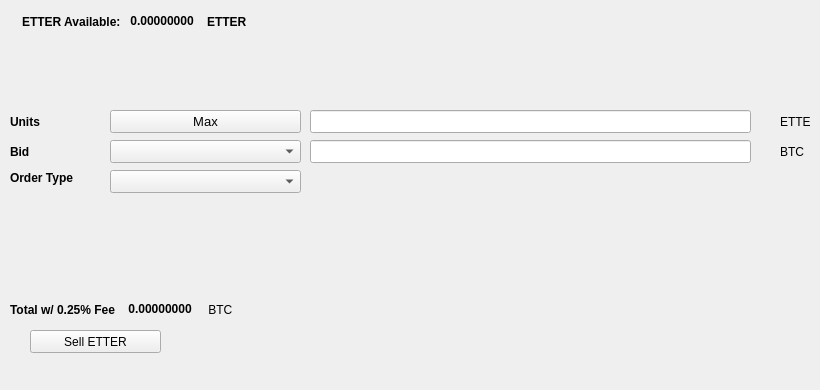
   <widget class="QWidget" name="SellTab">
    <attribute name="title">
     <string>Sell</string>
    </attribute>
    <widget class="QLabel" name="label_16">
     <property name="geometry">
      <rect>
       <x>780</x>
       <y>140</y>
       <width>31</width>
       <height>23</height>
      </rect>
     </property>
     <property name="text">
      <string>BTC</string>
     </property>
    </widget>
    <widget class="QComboBox" name="SellBidcomboBox">
     <property name="geometry">
      <rect>
       <x>110</x>
       <y>140</y>
       <width>191</width>
       <height>23</height>
      </rect>
     </property>
     <property name="font">
      <font>
       <pointsize>10</pointsize>
      </font>
     </property>
    </widget>
    <widget class="QLabel" name="label_18">
     <property name="geometry">
      <rect>
       <x>10</x>
       <y>110</y>
       <width>46</width>
       <height>23</height>
      </rect>
     </property>
     <property name="font">
      <font>
       <weight>75</weight>
       <bold>true</bold>
      </font>
     </property>
     <property name="text">
      <string>Units</string>
     </property>
    </widget>
    <widget class="QPushButton" name="Sell_Max_Amount">
     <property name="geometry">
      <rect>
       <x>110</x>
       <y>110</y>
       <width>191</width>
       <height>23</height>
      </rect>
     </property>
     <property name="font">
      <font>
       <pointsize>10</pointsize>
      </font>
     </property>
     <property name="text">
      <string>Max</string>
     </property>
    </widget>
    <widget class="QLabel" name="label_20">
     <property name="geometry">
      <rect>
       <x>10</x>
       <y>170</y>
       <width>91</width>
       <height>16</height>
      </rect>
     </property>
     <property name="font">
      <font>
       <weight>75</weight>
       <bold>true</bold>
      </font>
     </property>
     <property name="text">
      <string>Order Type</string>
     </property>
    </widget>
    <widget class="QComboBox" name="SellOrdertypeCombo">
     <property name="geometry">
      <rect>
       <x>110</x>
       <y>170</y>
       <width>191</width>
       <height>23</height>
      </rect>
     </property>
     <property name="font">
      <font>
       <pointsize>10</pointsize>
      </font>
     </property>
    </widget>
    <widget class="QLabel" name="label_21">
     <property name="geometry">
      <rect>
       <x>10</x>
       <y>140</y>
       <width>46</width>
       <height>23</height>
      </rect>
     </property>
     <property name="font">
      <font>
       <weight>75</weight>
       <bold>true</bold>
      </font>
     </property>
     <property name="text">
      <string>Bid</string>
     </property>
    </widget>
    <widget class="QLabel" name="label_22">
     <property name="geometry">
      <rect>
       <x>780</x>
       <y>110</y>
       <width>31</width>
       <height>23</height>
      </rect>
     </property>
     <property name="text">
      <string>ETTER</string>
     </property>
    </widget>
    <widget class="QLineEdit" name="UnitsInputETTER">
     <property name="geometry">
      <rect>
       <x>310</x>
       <y>110</y>
       <width>441</width>
       <height>23</height>
      </rect>
     </property>
     <property name="font">
      <font>
       <pointsize>9</pointsize>
       <weight>75</weight>
       <bold>true</bold>
      </font>
     </property>
    </widget>
    <widget class="QLineEdit" name="SellBidPriceEdit">
     <property name="geometry">
      <rect>
       <x>310</x>
       <y>140</y>
       <width>441</width>
       <height>23</height>
      </rect>
     </property>
     <property name="font">
      <font>
       <pointsize>9</pointsize>
       <weight>75</weight>
       <bold>true</bold>
      </font>
     </property>
    </widget>
    <widget class="QPushButton" name="SellETTERBTN">
     <property name="geometry">
      <rect>
       <x>30</x>
       <y>330</y>
       <width>131</width>
       <height>23</height>
      </rect>
     </property>
     <property name="text">
      <string>Sell ETTER</string>
     </property>
     <property name="icon">
      <iconset resource="../etter">
       <normaloff>:/icons/bitcoin</normaloff>:/icons/bitcoin</iconset>
     </property>
    </widget>
    <widget class="QWidget" name="layoutWidget3">
     <property name="geometry">
      <rect>
       <x>22</x>
       <y>12</y>
       <width>258</width>
       <height>19</height>
      </rect>
     </property>
     <layout class="QHBoxLayout" name="horizontalLayout">
      <item>
       <widget class="QLabel" name="label232_2">
        <property name="font">
         <font>
          <weight>75</weight>
          <bold>true</bold>
         </font>
        </property>
        <property name="text">
         <string>ETTER Available:</string>
        </property>
       </widget>
      </item>
      <item>
       <widget class="QLabel" name="ETTERAvailableLabel">
        <property name="palette">
         <palette>
          <active>
           <colorrole role="WindowText">
            <brush brushstyle="SolidPattern">
             <color alpha="255">
              <red>0</red>
              <green>0</green>
              <blue>0</blue>
             </color>
            </brush>
           </colorrole>
           <colorrole role="Button">
            <brush brushstyle="SolidPattern">
             <color alpha="255">
              <red>0</red>
              <green>170</green>
              <blue>0</blue>
             </color>
            </brush>
           </colorrole>
           <colorrole role="Light">
            <brush brushstyle="SolidPattern">
             <color alpha="255">
              <red>0</red>
              <green>255</green>
              <blue>0</blue>
             </color>
            </brush>
           </colorrole>
           <colorrole role="Midlight">
            <brush brushstyle="SolidPattern">
             <color alpha="255">
              <red>0</red>
              <green>212</green>
              <blue>0</blue>
             </color>
            </brush>
           </colorrole>
           <colorrole role="Dark">
            <brush brushstyle="SolidPattern">
             <color alpha="255">
              <red>0</red>
              <green>85</green>
              <blue>0</blue>
             </color>
            </brush>
           </colorrole>
           <colorrole role="Mid">
            <brush brushstyle="SolidPattern">
             <color alpha="255">
              <red>0</red>
              <green>113</green>
              <blue>0</blue>
             </color>
            </brush>
           </colorrole>
           <colorrole role="Text">
            <brush brushstyle="SolidPattern">
             <color alpha="255">
              <red>0</red>
              <green>170</green>
              <blue>0</blue>
             </color>
            </brush>
           </colorrole>
           <colorrole role="BrightText">
            <brush brushstyle="SolidPattern">
             <color alpha="255">
              <red>255</red>
              <green>255</green>
              <blue>255</blue>
             </color>
            </brush>
           </colorrole>
           <colorrole role="ButtonText">
            <brush brushstyle="SolidPattern">
             <color alpha="255">
              <red>0</red>
              <green>0</green>
              <blue>0</blue>
             </color>
            </brush>
           </colorrole>
           <colorrole role="Base">
            <brush brushstyle="SolidPattern">
             <color alpha="255">
              <red>255</red>
              <green>255</green>
              <blue>255</blue>
             </color>
            </brush>
           </colorrole>
           <colorrole role="Window">
            <brush brushstyle="SolidPattern">
             <color alpha="255">
              <red>0</red>
              <green>170</green>
              <blue>0</blue>
             </color>
            </brush>
           </colorrole>
           <colorrole role="Shadow">
            <brush brushstyle="SolidPattern">
             <color alpha="255">
              <red>0</red>
              <green>0</green>
              <blue>0</blue>
             </color>
            </brush>
           </colorrole>
           <colorrole role="AlternateBase">
            <brush brushstyle="SolidPattern">
             <color alpha="255">
              <red>127</red>
              <green>212</green>
              <blue>127</blue>
             </color>
            </brush>
           </colorrole>
           <colorrole role="ToolTipBase">
            <brush brushstyle="SolidPattern">
             <color alpha="255">
              <red>255</red>
              <green>255</green>
              <blue>220</blue>
             </color>
            </brush>
           </colorrole>
           <colorrole role="ToolTipText">
            <brush brushstyle="SolidPattern">
             <color alpha="255">
              <red>0</red>
              <green>0</green>
              <blue>0</blue>
             </color>
            </brush>
           </colorrole>
          </active>
          <inactive>
           <colorrole role="WindowText">
            <brush brushstyle="SolidPattern">
             <color alpha="255">
              <red>0</red>
              <green>0</green>
              <blue>0</blue>
             </color>
            </brush>
           </colorrole>
           <colorrole role="Button">
            <brush brushstyle="SolidPattern">
             <color alpha="255">
              <red>0</red>
              <green>170</green>
              <blue>0</blue>
             </color>
            </brush>
           </colorrole>
           <colorrole role="Light">
            <brush brushstyle="SolidPattern">
             <color alpha="255">
              <red>0</red>
              <green>255</green>
              <blue>0</blue>
             </color>
            </brush>
           </colorrole>
           <colorrole role="Midlight">
            <brush brushstyle="SolidPattern">
             <color alpha="255">
              <red>0</red>
              <green>212</green>
              <blue>0</blue>
             </color>
            </brush>
           </colorrole>
           <colorrole role="Dark">
            <brush brushstyle="SolidPattern">
             <color alpha="255">
              <red>0</red>
              <green>85</green>
              <blue>0</blue>
             </color>
            </brush>
           </colorrole>
           <colorrole role="Mid">
            <brush brushstyle="SolidPattern">
             <color alpha="255">
              <red>0</red>
              <green>113</green>
              <blue>0</blue>
             </color>
            </brush>
           </colorrole>
           <colorrole role="Text">
            <brush brushstyle="SolidPattern">
             <color alpha="255">
              <red>0</red>
              <green>170</green>
              <blue>0</blue>
             </color>
            </brush>
           </colorrole>
           <colorrole role="BrightText">
            <brush brushstyle="SolidPattern">
             <color alpha="255">
              <red>255</red>
              <green>255</green>
              <blue>255</blue>
             </color>
            </brush>
           </colorrole>
           <colorrole role="ButtonText">
            <brush brushstyle="SolidPattern">
             <color alpha="255">
              <red>0</red>
              <green>0</green>
              <blue>0</blue>
             </color>
            </brush>
           </colorrole>
           <colorrole role="Base">
            <brush brushstyle="SolidPattern">
             <color alpha="255">
              <red>255</red>
              <green>255</green>
              <blue>255</blue>
             </color>
            </brush>
           </colorrole>
           <colorrole role="Window">
            <brush brushstyle="SolidPattern">
             <color alpha="255">
              <red>0</red>
              <green>170</green>
              <blue>0</blue>
             </color>
            </brush>
           </colorrole>
           <colorrole role="Shadow">
            <brush brushstyle="SolidPattern">
             <color alpha="255">
              <red>0</red>
              <green>0</green>
              <blue>0</blue>
             </color>
            </brush>
           </colorrole>
           <colorrole role="AlternateBase">
            <brush brushstyle="SolidPattern">
             <color alpha="255">
              <red>127</red>
              <green>212</green>
              <blue>127</blue>
             </color>
            </brush>
           </colorrole>
           <colorrole role="ToolTipBase">
            <brush brushstyle="SolidPattern">
             <color alpha="255">
              <red>255</red>
              <green>255</green>
              <blue>220</blue>
             </color>
            </brush>
           </colorrole>
           <colorrole role="ToolTipText">
            <brush brushstyle="SolidPattern">
             <color alpha="255">
              <red>0</red>
              <green>0</green>
              <blue>0</blue>
             </color>
            </brush>
           </colorrole>
          </inactive>
          <disabled>
           <colorrole role="WindowText">
            <brush brushstyle="SolidPattern">
             <color alpha="255">
              <red>0</red>
              <green>85</green>
              <blue>0</blue>
             </color>
            </brush>
           </colorrole>
           <colorrole role="Button">
            <brush brushstyle="SolidPattern">
             <color alpha="255">
              <red>0</red>
              <green>170</green>
              <blue>0</blue>
             </color>
            </brush>
           </colorrole>
           <colorrole role="Light">
            <brush brushstyle="SolidPattern">
             <color alpha="255">
              <red>0</red>
              <green>255</green>
              <blue>0</blue>
             </color>
            </brush>
           </colorrole>
           <colorrole role="Midlight">
            <brush brushstyle="SolidPattern">
             <color alpha="255">
              <red>0</red>
              <green>212</green>
              <blue>0</blue>
             </color>
            </brush>
           </colorrole>
           <colorrole role="Dark">
            <brush brushstyle="SolidPattern">
             <color alpha="255">
              <red>0</red>
              <green>85</green>
              <blue>0</blue>
             </color>
            </brush>
           </colorrole>
           <colorrole role="Mid">
            <brush brushstyle="SolidPattern">
             <color alpha="255">
              <red>0</red>
              <green>113</green>
              <blue>0</blue>
             </color>
            </brush>
           </colorrole>
           <colorrole role="Text">
            <brush brushstyle="SolidPattern">
             <color alpha="255">
              <red>0</red>
              <green>85</green>
              <blue>0</blue>
             </color>
            </brush>
           </colorrole>
           <colorrole role="BrightText">
            <brush brushstyle="SolidPattern">
             <color alpha="255">
              <red>255</red>
              <green>255</green>
              <blue>255</blue>
             </color>
            </brush>
           </colorrole>
           <colorrole role="ButtonText">
            <brush brushstyle="SolidPattern">
             <color alpha="255">
              <red>0</red>
              <green>85</green>
              <blue>0</blue>
             </color>
            </brush>
           </colorrole>
           <colorrole role="Base">
            <brush brushstyle="SolidPattern">
             <color alpha="255">
              <red>0</red>
              <green>170</green>
              <blue>0</blue>
             </color>
            </brush>
           </colorrole>
           <colorrole role="Window">
            <brush brushstyle="SolidPattern">
             <color alpha="255">
              <red>0</red>
              <green>170</green>
              <blue>0</blue>
             </color>
            </brush>
           </colorrole>
           <colorrole role="Shadow">
            <brush brushstyle="SolidPattern">
             <color alpha="255">
              <red>0</red>
              <green>0</green>
              <blue>0</blue>
             </color>
            </brush>
           </colorrole>
           <colorrole role="AlternateBase">
            <brush brushstyle="SolidPattern">
             <color alpha="255">
              <red>0</red>
              <green>170</green>
              <blue>0</blue>
             </color>
            </brush>
           </colorrole>
           <colorrole role="ToolTipBase">
            <brush brushstyle="SolidPattern">
             <color alpha="255">
              <red>255</red>
              <green>255</green>
              <blue>220</blue>
             </color>
            </brush>
           </colorrole>
           <colorrole role="ToolTipText">
            <brush brushstyle="SolidPattern">
             <color alpha="255">
              <red>0</red>
              <green>0</green>
              <blue>0</blue>
             </color>
            </brush>
           </colorrole>
          </disabled>
         </palette>
        </property>
        <property name="font">
         <font>
          <weight>75</weight>
          <bold>true</bold>
         </font>
        </property>
        <property name="text">
         <string> 0.00000000 </string>
        </property>
        <property name="textInteractionFlags">
         <set>Qt::LinksAccessibleByMouse|Qt::TextSelectableByKeyboard|Qt::TextSelectableByMouse</set>
        </property>
       </widget>
      </item>
      <item>
       <widget class="QLabel" name="labelETTER">
        <property name="font">
         <font>
          <weight>75</weight>
          <bold>true</bold>
         </font>
        </property>
        <property name="text">
         <string>ETTER</string>
        </property>
       </widget>
      </item>
     </layout>
    </widget>
    <widget class="QWidget" name="layoutWidget">
     <property name="geometry">
      <rect>
       <x>10</x>
       <y>300</y>
       <width>268</width>
       <height>19</height>
      </rect>
     </property>
     <layout class="QHBoxLayout" name="horizontalLayout_2">
      <item>
       <widget class="QLabel" name="label_19">
        <property name="font">
         <font>
          <weight>75</weight>
          <bold>true</bold>
         </font>
        </property>
        <property name="text">
         <string>Total w/ 0.25% Fee </string>
        </property>
       </widget>
      </item>
      <item>
       <widget class="QLabel" name="SellCostLabel">
        <property name="palette">
         <palette>
          <active>
           <colorrole role="WindowText">
            <brush brushstyle="SolidPattern">
             <color alpha="255">
              <red>0</red>
              <green>0</green>
              <blue>0</blue>
             </color>
            </brush>
           </colorrole>
           <colorrole role="Button">
            <brush brushstyle="SolidPattern">
             <color alpha="255">
              <red>0</red>
              <green>170</green>
              <blue>0</blue>
             </color>
            </brush>
           </colorrole>
           <colorrole role="Light">
            <brush brushstyle="SolidPattern">
             <color alpha="255">
              <red>0</red>
              <green>255</green>
              <blue>0</blue>
             </color>
            </brush>
           </colorrole>
           <colorrole role="Midlight">
            <brush brushstyle="SolidPattern">
             <color alpha="255">
              <red>0</red>
              <green>212</green>
              <blue>0</blue>
             </color>
            </brush>
           </colorrole>
           <colorrole role="Dark">
            <brush brushstyle="SolidPattern">
             <color alpha="255">
              <red>0</red>
              <green>85</green>
              <blue>0</blue>
             </color>
            </brush>
           </colorrole>
           <colorrole role="Mid">
            <brush brushstyle="SolidPattern">
             <color alpha="255">
              <red>0</red>
              <green>113</green>
              <blue>0</blue>
             </color>
            </brush>
           </colorrole>
           <colorrole role="Text">
            <brush brushstyle="SolidPattern">
             <color alpha="255">
              <red>0</red>
              <green>170</green>
              <blue>0</blue>
             </color>
            </brush>
           </colorrole>
           <colorrole role="BrightText">
            <brush brushstyle="SolidPattern">
             <color alpha="255">
              <red>255</red>
              <green>255</green>
              <blue>255</blue>
             </color>
            </brush>
           </colorrole>
           <colorrole role="ButtonText">
            <brush brushstyle="SolidPattern">
             <color alpha="255">
              <red>0</red>
              <green>0</green>
              <blue>0</blue>
             </color>
            </brush>
           </colorrole>
           <colorrole role="Base">
            <brush brushstyle="SolidPattern">
             <color alpha="255">
              <red>255</red>
              <green>255</green>
              <blue>255</blue>
             </color>
            </brush>
           </colorrole>
           <colorrole role="Window">
            <brush brushstyle="SolidPattern">
             <color alpha="255">
              <red>0</red>
              <green>170</green>
              <blue>0</blue>
             </color>
            </brush>
           </colorrole>
           <colorrole role="Shadow">
            <brush brushstyle="SolidPattern">
             <color alpha="255">
              <red>0</red>
              <green>0</green>
              <blue>0</blue>
             </color>
            </brush>
           </colorrole>
           <colorrole role="AlternateBase">
            <brush brushstyle="SolidPattern">
             <color alpha="255">
              <red>127</red>
              <green>212</green>
              <blue>127</blue>
             </color>
            </brush>
           </colorrole>
           <colorrole role="ToolTipBase">
            <brush brushstyle="SolidPattern">
             <color alpha="255">
              <red>255</red>
              <green>255</green>
              <blue>220</blue>
             </color>
            </brush>
           </colorrole>
           <colorrole role="ToolTipText">
            <brush brushstyle="SolidPattern">
             <color alpha="255">
              <red>0</red>
              <green>0</green>
              <blue>0</blue>
             </color>
            </brush>
           </colorrole>
          </active>
          <inactive>
           <colorrole role="WindowText">
            <brush brushstyle="SolidPattern">
             <color alpha="255">
              <red>0</red>
              <green>0</green>
              <blue>0</blue>
             </color>
            </brush>
           </colorrole>
           <colorrole role="Button">
            <brush brushstyle="SolidPattern">
             <color alpha="255">
              <red>0</red>
              <green>170</green>
              <blue>0</blue>
             </color>
            </brush>
           </colorrole>
           <colorrole role="Light">
            <brush brushstyle="SolidPattern">
             <color alpha="255">
              <red>0</red>
              <green>255</green>
              <blue>0</blue>
             </color>
            </brush>
           </colorrole>
           <colorrole role="Midlight">
            <brush brushstyle="SolidPattern">
             <color alpha="255">
              <red>0</red>
              <green>212</green>
              <blue>0</blue>
             </color>
            </brush>
           </colorrole>
           <colorrole role="Dark">
            <brush brushstyle="SolidPattern">
             <color alpha="255">
              <red>0</red>
              <green>85</green>
              <blue>0</blue>
             </color>
            </brush>
           </colorrole>
           <colorrole role="Mid">
            <brush brushstyle="SolidPattern">
             <color alpha="255">
              <red>0</red>
              <green>113</green>
              <blue>0</blue>
             </color>
            </brush>
           </colorrole>
           <colorrole role="Text">
            <brush brushstyle="SolidPattern">
             <color alpha="255">
              <red>0</red>
              <green>170</green>
              <blue>0</blue>
             </color>
            </brush>
           </colorrole>
           <colorrole role="BrightText">
            <brush brushstyle="SolidPattern">
             <color alpha="255">
              <red>255</red>
              <green>255</green>
              <blue>255</blue>
             </color>
            </brush>
           </colorrole>
           <colorrole role="ButtonText">
            <brush brushstyle="SolidPattern">
             <color alpha="255">
              <red>0</red>
              <green>0</green>
              <blue>0</blue>
             </color>
            </brush>
           </colorrole>
           <colorrole role="Base">
            <brush brushstyle="SolidPattern">
             <color alpha="255">
              <red>255</red>
              <green>255</green>
              <blue>255</blue>
             </color>
            </brush>
           </colorrole>
           <colorrole role="Window">
            <brush brushstyle="SolidPattern">
             <color alpha="255">
              <red>0</red>
              <green>170</green>
              <blue>0</blue>
             </color>
            </brush>
           </colorrole>
           <colorrole role="Shadow">
            <brush brushstyle="SolidPattern">
             <color alpha="255">
              <red>0</red>
              <green>0</green>
              <blue>0</blue>
             </color>
            </brush>
           </colorrole>
           <colorrole role="AlternateBase">
            <brush brushstyle="SolidPattern">
             <color alpha="255">
              <red>127</red>
              <green>212</green>
              <blue>127</blue>
             </color>
            </brush>
           </colorrole>
           <colorrole role="ToolTipBase">
            <brush brushstyle="SolidPattern">
             <color alpha="255">
              <red>255</red>
              <green>255</green>
              <blue>220</blue>
             </color>
            </brush>
           </colorrole>
           <colorrole role="ToolTipText">
            <brush brushstyle="SolidPattern">
             <color alpha="255">
              <red>0</red>
              <green>0</green>
              <blue>0</blue>
             </color>
            </brush>
           </colorrole>
          </inactive>
          <disabled>
           <colorrole role="WindowText">
            <brush brushstyle="SolidPattern">
             <color alpha="255">
              <red>0</red>
              <green>85</green>
              <blue>0</blue>
             </color>
            </brush>
           </colorrole>
           <colorrole role="Button">
            <brush brushstyle="SolidPattern">
             <color alpha="255">
              <red>0</red>
              <green>170</green>
              <blue>0</blue>
             </color>
            </brush>
           </colorrole>
           <colorrole role="Light">
            <brush brushstyle="SolidPattern">
             <color alpha="255">
              <red>0</red>
              <green>255</green>
              <blue>0</blue>
             </color>
            </brush>
           </colorrole>
           <colorrole role="Midlight">
            <brush brushstyle="SolidPattern">
             <color alpha="255">
              <red>0</red>
              <green>212</green>
              <blue>0</blue>
             </color>
            </brush>
           </colorrole>
           <colorrole role="Dark">
            <brush brushstyle="SolidPattern">
             <color alpha="255">
              <red>0</red>
              <green>85</green>
              <blue>0</blue>
             </color>
            </brush>
           </colorrole>
           <colorrole role="Mid">
            <brush brushstyle="SolidPattern">
             <color alpha="255">
              <red>0</red>
              <green>113</green>
              <blue>0</blue>
             </color>
            </brush>
           </colorrole>
           <colorrole role="Text">
            <brush brushstyle="SolidPattern">
             <color alpha="255">
              <red>0</red>
              <green>85</green>
              <blue>0</blue>
             </color>
            </brush>
           </colorrole>
           <colorrole role="BrightText">
            <brush brushstyle="SolidPattern">
             <color alpha="255">
              <red>255</red>
              <green>255</green>
              <blue>255</blue>
             </color>
            </brush>
           </colorrole>
           <colorrole role="ButtonText">
            <brush brushstyle="SolidPattern">
             <color alpha="255">
              <red>0</red>
              <green>85</green>
              <blue>0</blue>
             </color>
            </brush>
           </colorrole>
           <colorrole role="Base">
            <brush brushstyle="SolidPattern">
             <color alpha="255">
              <red>0</red>
              <green>170</green>
              <blue>0</blue>
             </color>
            </brush>
           </colorrole>
           <colorrole role="Window">
            <brush brushstyle="SolidPattern">
             <color alpha="255">
              <red>0</red>
              <green>170</green>
              <blue>0</blue>
             </color>
            </brush>
           </colorrole>
           <colorrole role="Shadow">
            <brush brushstyle="SolidPattern">
             <color alpha="255">
              <red>0</red>
              <green>0</green>
              <blue>0</blue>
             </color>
            </brush>
           </colorrole>
           <colorrole role="AlternateBase">
            <brush brushstyle="SolidPattern">
             <color alpha="255">
              <red>0</red>
              <green>170</green>
              <blue>0</blue>
             </color>
            </brush>
           </colorrole>
           <colorrole role="ToolTipBase">
            <brush brushstyle="SolidPattern">
             <color alpha="255">
              <red>255</red>
              <green>255</green>
              <blue>220</blue>
             </color>
            </brush>
           </colorrole>
           <colorrole role="ToolTipText">
            <brush brushstyle="SolidPattern">
             <color alpha="255">
              <red>0</red>
              <green>0</green>
              <blue>0</blue>
             </color>
            </brush>
           </colorrole>
          </disabled>
         </palette>
        </property>
        <property name="font">
         <font>
          <weight>75</weight>
          <bold>true</bold>
         </font>
        </property>
        <property name="autoFillBackground">
         <bool>false</bool>
        </property>
        <property name="text">
         <string> 0.00000000</string>
        </property>
        <property name="textInteractionFlags">
         <set>Qt::LinksAccessibleByMouse|Qt::TextSelectableByMouse</set>
        </property>
       </widget>
      </item>
      <item>
       <widget class="QLabel" name="label_17">
        <property name="font">
         <font>
          <weight>50</weight>
          <bold>false</bold>
         </font>
        </property>
        <property name="text">
         <string> BTC</string>
        </property>
       </widget>
      </item>
     </layout>
    </widget>
    <widget class="QLabel" name="label_23">
     <property name="geometry">
      <rect>
       <x>460</x>
       <y>300</y>
       <width>281</width>
       <height>81</height>
      </rect>
     </property>
     <property name="text">
      <string/>
     </property>
     <property name="pixmap">
      <pixmap>:/images/bittrex</pixmap>
     </property>
    </widget>
   </widget>
